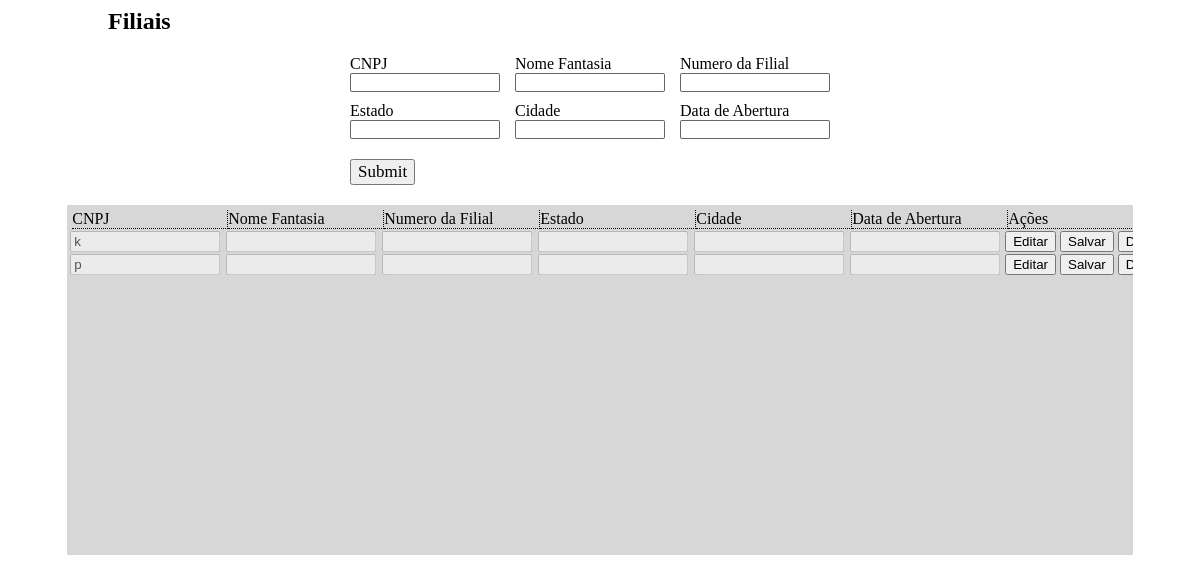
Before: /cad_filial/filial.php with the older database file.
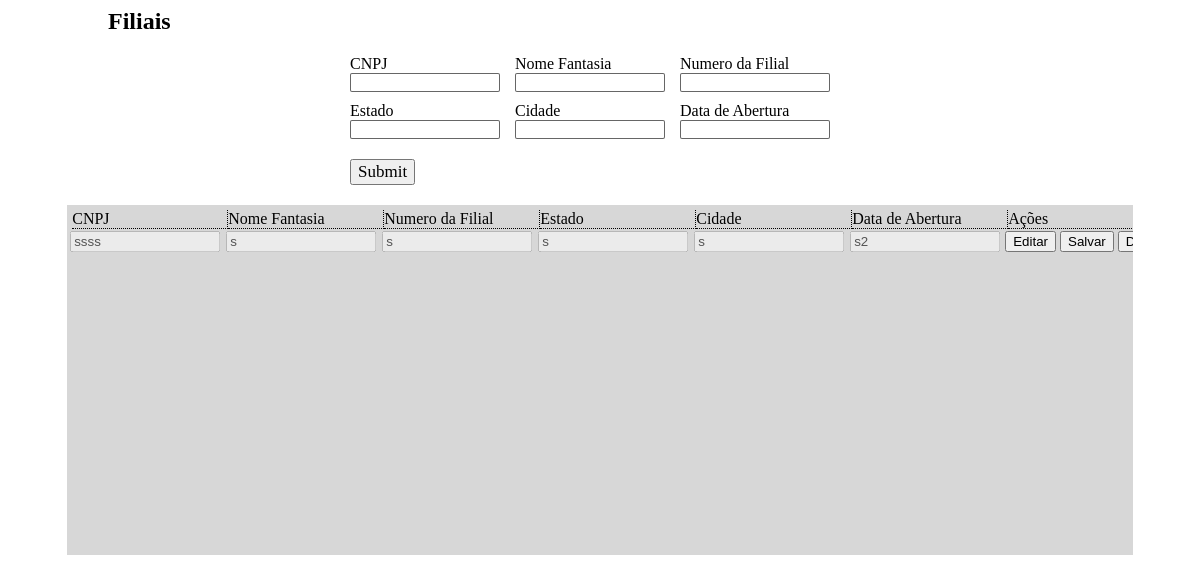
After: the same page with the newer database file.
### tables this page shows
CREATE TABLE IF NOT EXISTS `filial` (
`id` int(10) NOT NULL,
  `cnpj` varchar(25) NOT NULL,
  `nome_fantas` varchar(25) NOT NULL,
  `nume_filial` varchar(25) NOT NULL,
  `estado` varchar(25) NOT NULL,
  `cidade` varchar(35) NOT NULL,
  `data_abertura` varchar(25) NOT NULL
);

### cad_filial/php/exibir.php (called while the page is built)
<?php
	$sql_exibir = "SELECT * FROM filial ORDER BY id ASC";
	$query_exibir = mysqli_query($conexao, $sql_exibir);
	$exibir_filial_php = mysqli_fetch_assoc($query_exibir);
?>

### cad_filial/filial.php (the view, shortened to what this page needs)
<html>
<head>
<link rel="stylesheet" type="text/css" href="css/filial.css">
</head>
<body>
<?php
	include_once ('../php/conexao.php');
	include_once ('php/exibir.php');
?>
	<div class="formulario_filial">
		<h2>Filiais</h2>
		<form method="POST" id="cadastro_filial" name="cadastro_filial" class="cadastro_filial">
			<div>
			<label>CNPJ</label>
			<input type="text" name="cnpj_filial" id="cnpj_filial" class="filial_padrao" />
			</div>
			<div>
			<label>Nome Fantasia</label>
			<input type="text" name="fantasia_filial" id="fantasia_filial" class="filial_padrao" />
			</div>
			<div>
			<label>Numero da Filial</label>
			<input type="text" name="numero_filial" id="numero_filial" class="filial_padrao" />
			</div>
			<div>
			<label>Estado</label>
			<input type="text" name="estado_filial" id="estado_filial" class="filial_padrao" />
			</div>
			<div>
			<label>Cidade</label>
			<input type="text" name="cidade_filial" id="cidade_filial" class="filial_padrao" />
			</div>
			<div>
			<label>Data de Abertura</label>
			<input type="text" name="data_filial" id="data_filial" class="filial_padrao" />
			</div>
			<input type="submit" name="botao_filial" id="botao_filial" class="botao_filial" />
		</form>
	</div>
	<div>
	<div class="fundo_filial">
		<div class="cabecalho_exibir">
			<ul>
				<li>CNPJ</li>
				<li>Nome Fantasia</li>
				<li>Numero da Filial</li>
				<li>Estado</li>
				<li>Cidade</li>
				<li>Data de Abertura</li>
				<li>Ações</li>
			</ul>
		</div>
		<div class="exibir_filial">
<?php
	if($exibir_filial_php > 0){
		do{
?>
			<form method="POST">
				<input type="text" name="exibir_filial_cnpj<?=$exibir_filial_php['id']?>" id="exibir_filial_cnpj<?=$exibir_filial_php['id']?>" value="<?=$exibir_filial_php ['cnpj']?>" class="Ifilial" disabled />
				<input type="text" name="exibir_filial_fantasia<?=$exibir_filial_php['id']?>" id="exibir_filial_fantasia<?=$exibir_filial_php['id']?>" value="<?=$exibir_filial_php ['nome_fantas']?>" class="Ifilial" disabled />
				<input type="text" name="exibir_filial_numero<?=$exibir_filial_php['id']?>" id="exibir_filial_numero<?=$exibir_filial_php['id']?>" value="<?=$exibir_filial_php ['nume_filial']?>" class="Ifilial" disabled />
				<input type="text" name="exibir_filial_estado<?=$exibir_filial_php['id']?>" id="exibir_filial_estado<?=$exibir_filial_php['id']?>" value="<?=$exibir_filial_php ['estado']?>" class="Ifilial" disabled />
				<input type="text" name="exibir_filial_cidade<?=$exibir_filial_php['id']?>" id="exibir_filial_cidade<?=$exibir_filial_php['id']?>" value="<?=$exibir_filial_php ['cidade']?>" class="Ifilial" disabled />
				<input type="text" name="exibir_filial_data<?=$exibir_filial_php['id']?>" id="exibir_filial_data<?=$exibir_filial_php['id']?>" value="<?=$exibir_filial_php ['data_abertura']?>" class="Ifilial" disabled />
				<input type="button" name="editar_filial_button<?=$exibir_filial_php['id']?>" id="editar_filial_button<?=$exibir_filial_php['id']?>" class="click" value="Editar" />
				<input type="submit" name="salvar_filial_button<?=$exibir_filial_php['id']?>" id="salvar_filial_button<?=$exibir_filial_php['id']?>" class="click" value="Salvar" />
				<input type="submit" name="deletar_filial_button<?=$exibir_filial_php['id']?>" id="deletar_filial_button<?=$exibir_filial_php['id']?>" class="click" value="Deletar" />
			</form>
<?php
		}while($exibir_filial_php = mysqli_fetch_assoc($query_exibir));
	}
?>
		</div>
	</div>
</body>
</html>

Changed rows visible on the page:
removed filial: cnpj "k"
removed filial: cnpj "p"
added filial: cnpj "ssss", nome_fantas "s", nume_filial "s", estado "s", cidade "s", data_abertura "s2"
